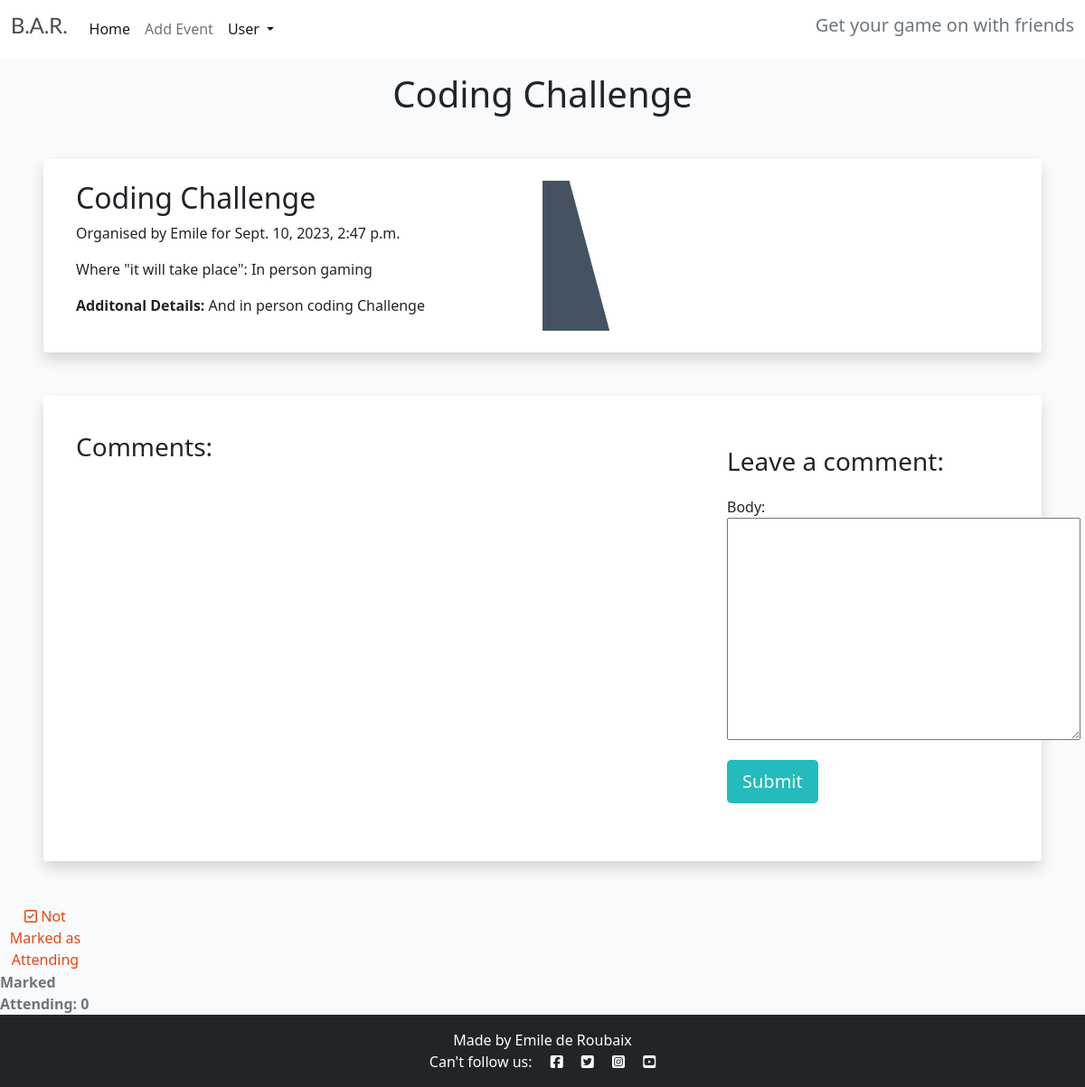
Screenshot of /booking-details/10 (signed in) with the database file from the repository.
### game_dates/models.py (models this page shows, shortened)
class Appointment(models.Model):
    user = models.ForeignKey(
        User, on_delete=models.CASCADE, null=True, blank=True)
    type = models.CharField(
        max_length=50, choices=SERVICE_CHOICES, default="Online gaming")
    day = models.DateField(default=datetime.now)
    time = models.CharField(
        max_length=24, choices=TIME_CHOICES)
    updated_on = models.DateTimeField(auto_now=True)
    description = models.CharField(
        max_length=50, null=True)
    content = models.TextField()
    created_on = models.DateTimeField(auto_now_add=True)
    approved = models.BooleanField(default=True)
    attending = models.ManyToManyField(
        User, related_name='event_attending', blank=True)
    class Meta:
        ordering = ["-created_on"]
    def number_of_attendees(self):
        return self.attending.count()

### game_dates/views.py (the view)
# urls.py: path('booking-details/<booking_id>', views.bookingDetails, name='bookingDetails'),
def bookingDetails(request, booking_id):
    booking = Appointment.objects.get(pk=booking_id)
    comments = booking.comments.filter(approved=True).order_by('created_on')
    attending = booking.number_of_attendees()
    new_comment = None
    if request.method == 'POST':
        comment_form = CommentForm(data=request.POST)
        if comment_form.is_valid():
            new_comment = comment_form.save(commit=False)
            new_comment.name = request.user
            new_comment.post = Appointment.objects.get(id=booking_id)
            new_comment.save()
    else:
        comment_form = CommentForm()
    return render(request, 'bookingDetails.html', {
        'booking': booking,
        'comments': comments,
        'comment_form': comment_form,
        'attending': attending
        })

### game_dates/forms.py
class CommentForm(forms.ModelForm):
    class Meta:
        model = Comment
        fields = ('body',)

### game_dates/templates/bookingDetails.html (shortened to what this page needs)
{% extends "base.html" %}
{% block content %}
{% load crispy_forms_tags %}
{% if user.is_authenticated %}
<h1 class="text-center  mt-3">{{ booking.description }}</h1>
<div class="shadow p-4 mb-5 bg-body bg-body rounded text-black  m-5 ">
    <div class="">
        <div class="container">
            <div class="row g-0">
                <div class="col-md-6 ">
                    <h2 class="">{{ booking.description }}</h2>
                    <p class="">Organised by {{ booking.user }} for {{ booking.created_on }}</p>
                    <p class="">Where "it will take place": {{ booking.type }}</p>
                    <p class=""><strong>Additonal Details:</strong> {{ booking.content }}</p>
                </div>
                <div class="d-none d-md-block col-md-6 masthead-image">
                    <img src="https://codeinstitute.s3.amazonaws.com/fullstack/blog/default.jpg" width="100%">
                </div>
            </div>
        </div>
    </div>
</div>
<div class="shadow p-4 mb-5 bg-body bg-body rounded text-black  m-5 ">
    <div class="container">
        <div class="row">
            <div class="col-md-8 card mb-4  mt-3 ">
                <h3>Comments:</h3>
                <div class="card-body">
                </div>
            </div>
            <div class="col-md-4 card mb-4  mt-3 ">
                <div class="card-body">
                    {% if new_comment %}
                    <div class="alert alert-success" role="alert">
                        Your comment is awaiting approval
                    </div>
                    {% else %}
                    <h3>Leave a comment:</h3>
                    <form method="post" style="margin-top: 1.3em;">
                        {{ comment_form.as_p }}
                        <button type="submit" class="btn btn-signup btn-lg">Submit</button>
                    </form>
                    {% endif %}
                </div>
            </div>
        </div>
    </div>
</div>
<div class="col-1">
    <strong>
        {% if user.is_authenticated %}
        <form class="d-inline" action="{% url 'attending' booking.id %}" method="POST">
            {% if attending %}
            <button type="submit" name="booking_id" value="{{booking.id}}" class="btn-like"><i class="fa-solid fa-square-check"></i> Attending</button>
            {% else %}
            <button type="submit" name="booking_id" value="{{booking.id}}" class="btn-like"><i class="fa-regular fa-square-check"></i> Not Marked as Attending</button>
            {% endif %}
        </form>
        {% else %}
        <span class="text-secondary"><i class="far fa-heart"></i></span>
        {% endif %}
    <span class="text-secondary">Marked Attending: {{ attending }} </span>
    </strong>
</div>
{% else %}
<div class="shadow p-4 mb-5 bg-body bg-body rounded text-black  m-5 ">
    <h1 class="p-2  me-3">You Are Not Signed in!</h1>
    <a href="{% url 'register' %}" class="btn btn-primary shadow text-center">Sign in</a>
</div>
{% endif %}
{% endblock %}

### static/css/style.css (style rules this page uses)
body { background-color: #F9FAFC; }
.main-bg { background-color: #F9FAFC; }
.card { border: none; background-color: transparent; }
.masthead-image { position: relative; overflow: hidden; }
.masthead-image:after { content: ""; position: absolute; top: 0; right: 90%; height: 100%; width: 150%; background: #445261; -webkit-transform: skew(15deg); -moz-transform: skew(15deg); transform: skew(15deg); z-index: 100; }
.btn-signup { background-color: #23BBBB; color: #fff; }
.btn-like { color: #E84610; border: none; background: transparent; }

### rows the page displays
Appointment: description "Coding Challenge", user "Emile", created_on "Sept. 10, 2023, 2:47 p.m.", type "In person gaming", content "And in person coding Challenge"

### other values shown
{{ attending }} "0"
